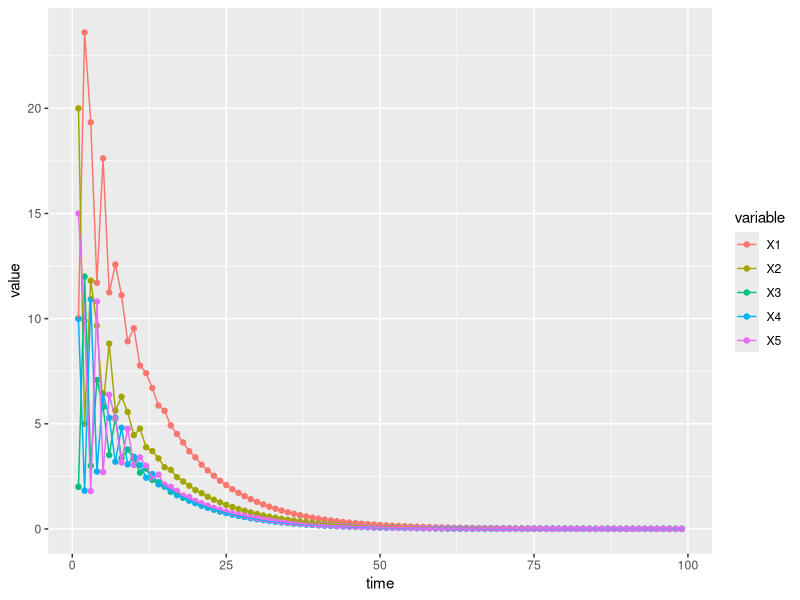

The R script that drew this image:
#Libraries
require(ggplot2)
require(reshape2)
#Get initial transistion matrix
input = "0 0.02 0.68 0.7 0.99 0.5 0 0 0 0 0 0.6 0 0 0 0 0 0.91 0 0 0 0 0 0.99 0"
vals = as.numeric(strsplit(input, " ")[[1]])
dim(vals) = c(5, 5)
initialMatrix = vals#t(vals)
#Get initial species counts
input = "10 20 2 10 15"
vals = as.numeric(strsplit(input, " ")[[1]])
initialCounts = vals
#Find Future Generations
x = 2;
numiter = 100;
gen = data.frame(t(initialCounts))
prevgen = initialCounts
while(x<numiter){
  newgen = prevgen%*%initialMatrix;
  gen = rbind(gen, data.frame(newgen))
  x=x+1;
  prevgen = newgen
}
gen[,"time"] = 1:dim(gen)[1]
#Plot Future Generations (ggplot)
meltgen = melt(gen, id.vars="time")
ggplot(data=meltgen, aes(x=time, y=value, color=variable))+geom_point()+geom_line()

